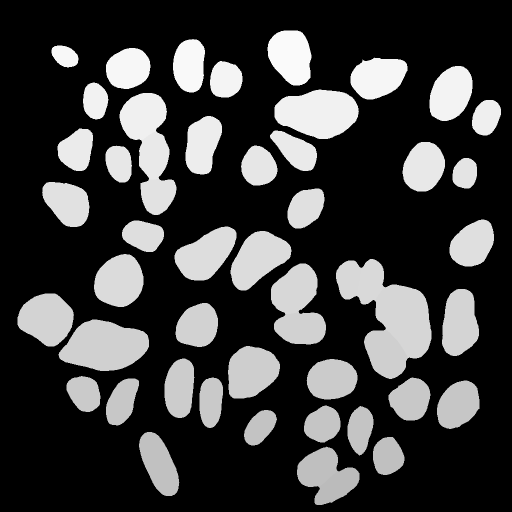
#> input picture data/measure/control/nucleus/Exp1_HAP1_Pos03_Control_t1.png, 1024 x 1024 px, given as the content of the folder ../results/trained_models_results/sample/nuclei/, which was not available (shown at 1/2 size)
$ python CreateMask.py
#> lines starting #> are read from the running program, lines starting #| are printed output that depends on the picture; after the words box and inside, x2 and y2 are one past the last pixel; in counts of white or black regions, pixels touching at a corner belong together; pictures that were not available may be replaced by others from this repository, and a replacement may not be noted
#> in run, nuclear_mask is the input picture: shape (1024, 1024); min 0, max 250, mean 61.6
'''
CreateMask.py
Version: 1.0
Author: Qiang Zhao [q.zhao2@student.vu.nl]
Date: 30 Jun, 2024

This script will create measurement masks based on the segmented results from the trained cellpose model.

Input:
- input_directory: The directory containing the segmented images in two subfolders (cytoplasm and nuclei).

Output:
- Output_directory: The directory will contain three subfolders containing measurement masks for three compartments.

Time taken: ~2 minutes
'''


import os
import numpy as np
import cv2
import time
import argparse
from skimage import io, segmentation
from skimage.morphology import disk, erosion, dilation
from matplotlib import pyplot as plt

def visualize_masks(raw_nuclear, raw_cyto, nucleus, cytoplasm, cell_boundary):
    plt.figure(figsize=(15, 3))
    titles = ['Raw Nuclear Mask', 'Raw Cyto/Cell Mask', 'Processed Nucleus', 'Processed Cytoplasm',
              'Processed Cell Boundary']
    masks = [raw_nuclear, raw_cyto, nucleus, cytoplasm, cell_boundary]
    for i, (mask, title) in enumerate(zip(masks, titles), 1):
        plt.subplot(1, 5, i)
        plt.imshow(mask,cmap='gray')
        plt.title(title)
        plt.axis('off')
    plt.tight_layout()
    plt.show()

def process_masks(nuclear_mask, cell_mask):

    # remove edge label
    nuclear_mask_clear = segmentation.clear_border(nuclear_mask)
    cell_mask_clear = segmentation.clear_border(cell_mask)

    # link nuclear and cell and only keep both positive signal
    cell_label = np.unique(cell_mask_clear)
#> cell_label = 53 values from 0 to 250
    for i in cell_label:
        if i !=0:
            mapping_signal = nuclear_mask_clear[np.array(np.where(cell_mask_clear == i, cell_mask_clear, 0), dtype=bool)]
            if np.sum(mapping_signal) == 0:
                cell_mask_clear = np.where(cell_mask_clear != i, cell_mask_clear, 0)
#> this loop made 53 passes
#> i on passes 2 to 13: 187, 191, 192, 193, 195, 196, 197, 198, 199, 200, 201, 202

    nuclear_label = np.unique(nuclear_mask_clear)
#> nuclear_label = 53 values from 0 to 250
    for i in nuclear_label:
        if i !=0:
            mapping_signal = cell_mask_clear[np.array(np.where(nuclear_mask_clear == i, nuclear_mask_clear, 0), dtype=bool)]
            if np.sum(mapping_signal) == 0:
                nuclear_mask_clear = np.where(nuclear_mask_clear != i, nuclear_mask_clear, 0)

    #visualize_masks(nuclear_mask_clear,nuclear_mask,cell_mask_clear,cell_mask,cell_mask)

    selem = disk(4) #Optional

    # 01-nuclear
    eroded_nucleus = erosion(nuclear_mask_clear, selem)
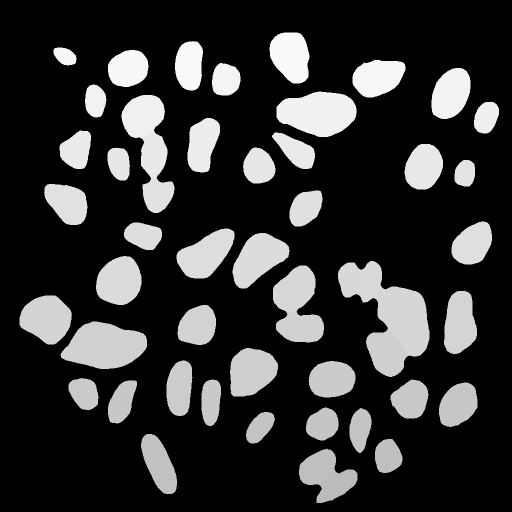
#> eroded_nucleus: shape (1024, 1024) (shown at 1/2 size); min 0, max 250, mean 51.2
    eroded_nucleus = eroded_nucleus > 0
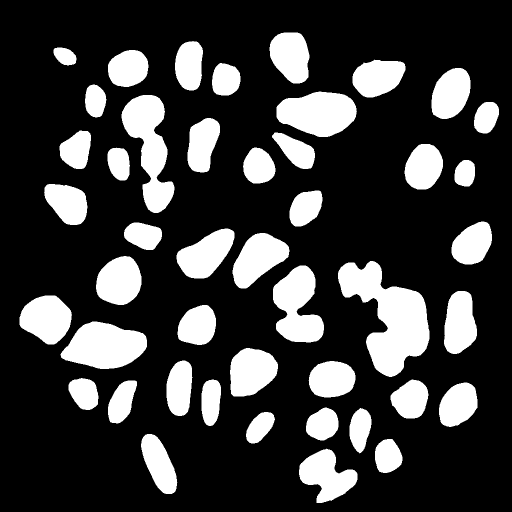
#> eroded_nucleus: shape (1024, 1024) bool (shown at 1/2 size); 23.3% white; 45 white regions, largest, box (x1, y1, x2, y2) and area: (676, 522, 859, 754) 21158, (243, 190, 349, 426) 12508, (121, 643, 294, 738) 11554

    # 02-cytoplasm
    dilated_nucleus = dilation(nuclear_mask_clear, selem)
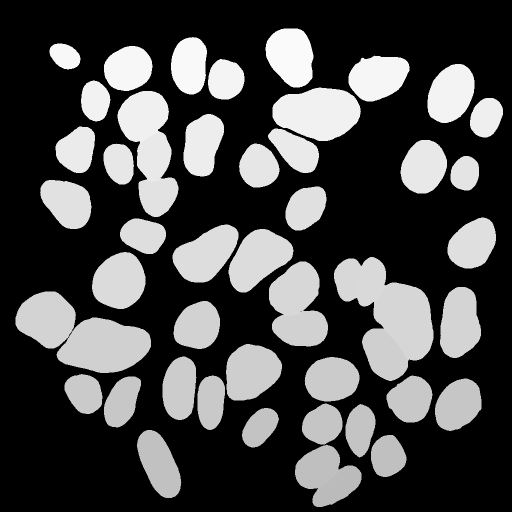
#> dilated_nucleus: shape (1024, 1024) (shown at 1/2 size); min 0, max 250, mean 72.9
    dilated_nucleus_mask = dilated_nucleus > 0
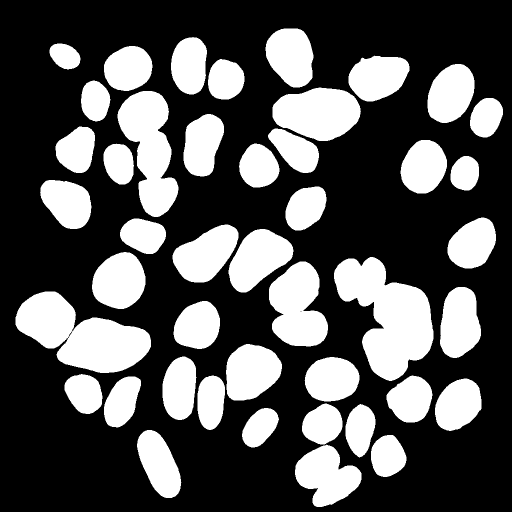
#> dilated_nucleus_mask: shape (1024, 1024) bool (shown at 1/2 size); 33.2% white; 44 white regions, largest, box (x1, y1, x2, y2) and area: (668, 514, 867, 762) 27366, (31, 583, 302, 746) 24855, (235, 182, 357, 434) 17588
    eroded_cell = erosion(cell_mask_clear, selem)
    eroded_cell_mask = eroded_cell > 0
    cytoplasm = np.logical_and(eroded_cell_mask, ~dilated_nucleus_mask)
#> cytoplasm: shape (1024, 1024) bool; every value is 0

    # 03-cell boundary
    cell_boundary = eroded_cell - cell_mask_clear
    cell_boundary = cell_boundary > 0
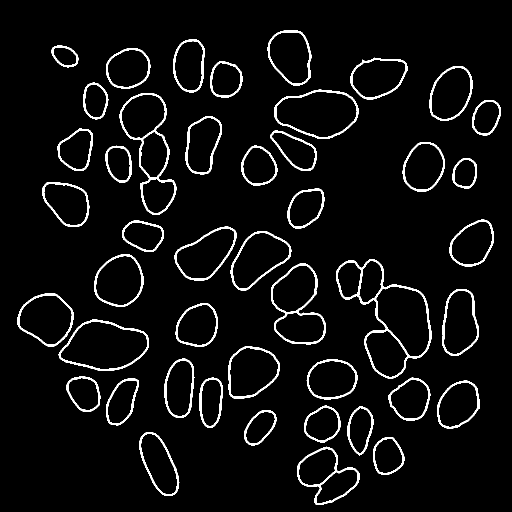
#> cell_boundary: shape (1024, 1024) bool (shown at 1/2 size); 4.9% white; 45 white regions, largest, box (x1, y1, x2, y2) and area: (672, 518, 863, 758) 3608, (239, 186, 353, 430) 2650, (542, 527, 652, 689) 2012

    # Retain the value for identifying cells
    return np.where(eroded_nucleus,nuclear_mask_clear,0), np.where(cytoplasm,cell_mask_clear,0), np.where(cell_boundary,cell_mask_clear,0)

def save_masks_as_png(n_mask, cyto_mask, cb_mask, directory, sample_id):

    subfolders = {'nucleus': n_mask,
                  'cytoplasm': cyto_mask,
                  'cell_boundary': cb_mask}

    if not os.path.exists(directory):
        os.makedirs(directory)

    for folder, mask in subfolders.items():
        subfolder_path = os.path.join(directory, folder)

        if not os.path.exists(subfolder_path):
            os.makedirs(subfolder_path)

        mask_uint8 = (mask.astype(np.uint8) * 255)
        file_path = os.path.join(subfolder_path,sample_id+'.png')
        cv2.imwrite(file_path, mask_uint8)
        #cv2.imwrite(file_path,mask)
        #image = Image.fromarray(mask)
        #image.save(file_path)

def run(nuc_dir, cell_dir, output_dir):

    nuc_files = [f for f in os.listdir(nuc_dir) if f.endswith('.png')]
    nuc_files.sort()
    cell_files = [f for f in os.listdir(cell_dir) if f.endswith('.png')]
    cell_files.sort()

    for nuc_file, cell_file in zip(nuc_files, cell_files):

        sample_id = nuc_file.replace('_c02', '').replace('_cp_masks.png', '')
        #print(sample_id)

        sample_id_cell = cell_file.replace('_c01', '').replace('_cp_masks.png', '')
        #print(sample_id_cell)
        # load mask
        nuclear_mask = io.imread(os.path.join(nuc_dir, nuc_file))
        cell_mask = io.imread(os.path.join(cell_dir, cell_file))

        '''
        nuclear_mask = io.imread('/Users/crystal_zhao/Desktop/IADA/groupproject/pre_model_output_selected/c02/Exp1_HAP1_Pos03_Control_c02_t1_cp_masks.png')
        cell_mask = io.imread('/Users/crystal_zhao/Desktop/IADA/groupproject/pre_model_output_selected/c01/Exp1_HAP1_Pos03_Control_c01_t1_cp_masks.png')
        output_directory = '/Users/crystal_zhao/Desktop/IADA/groupproject/splited_data/measure'
        '''
        # create measurement mask
        nucleus, cytoplasm, cell_boundary = process_masks(nuclear_mask, cell_mask)
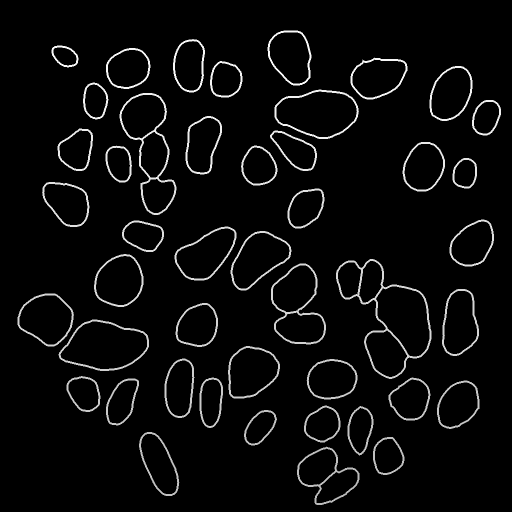
#> cell_boundary: shape (1024, 1024) (shown at 1/2 size); min 0, max 250, mean 10.7

        # plotting (for double check)
        # visualize_masks(nuclear_mask, cell_mask, nucleus, cytoplasm, cell_boundary)

        # save mask as png file
        save_masks_as_png(nucleus, cytoplasm, cell_boundary, output_directory, sample_id)
#> the loop in save_masks_as_png, `for folder, mask in subfolders.items():` made 3 passes
#> folder on passes 1 to 3: 'nucleus', 'cytoplasm', 'cell_boundary'
#> pass 1, in save_masks_as_png, `mask_uint8 = (mask.astype(np.uint8) * 255)`:
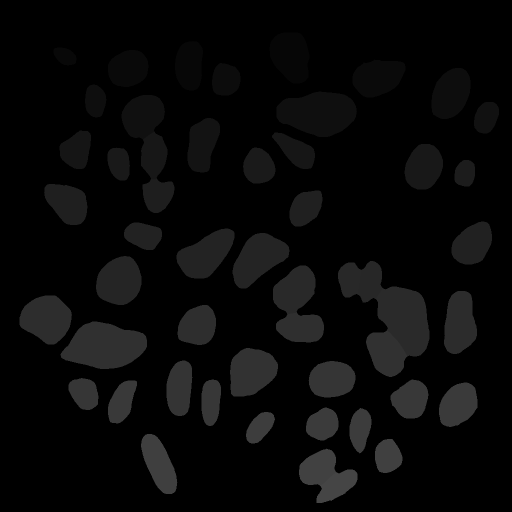
#> mask_uint8: shape (1024, 1024) (shown at 1/2 size); min 0, max 69, mean 8.5


if __name__ == '__main__':

    parser = argparse.ArgumentParser(description='Create Measurement masks')
    parser.add_argument('--input_directory', '-i', type=str, default='../results/trained_models_results/',  ###？
                        help='The directory of input segmented images')
    parser.add_argument('--output_directory', '-o', type=str, default='../data/measure/',
                        help='The directory for saving output mask pngs')
    args = parser.parse_args()

    start_time = time.time()

    #Sample
    cell_directory = args.input_directory + '/sample/cytoplasm/'
    nucleus_directory = args.input_directory + '/sample/nuclei/'
    output_directory = args.output_directory + '/sample/'
    run(nucleus_directory, cell_directory, output_directory)

    #Control
    cell_directory = args.input_directory + '/control/cytoplasm/'
    nucleus_directory = args.input_directory + '/control/nuclei/'
    output_directory = args.output_directory + '/control/'
    run(nucleus_directory, cell_directory, output_directory)
#> the loop in process_masks (call 2), `for i in cell_label:` made 53 passes
#> the loop in process_masks (call 2), `for i in nuclear_label:` made 53 passes
#> the loop in save_masks_as_png (call 2), `for folder, mask in subfolders.items():` made 3 passes

    #Timer
    end_time = time.time()
    elapsed_time = end_time - start_time
    if elapsed_time >= 60:
        minutes = int(elapsed_time // 60)
        seconds = elapsed_time % 60
        print(f"Running Time: {minutes} mins {seconds:.2f} secs")
    else:
        print(f"Running Time: {elapsed_time:.2f} secs")
